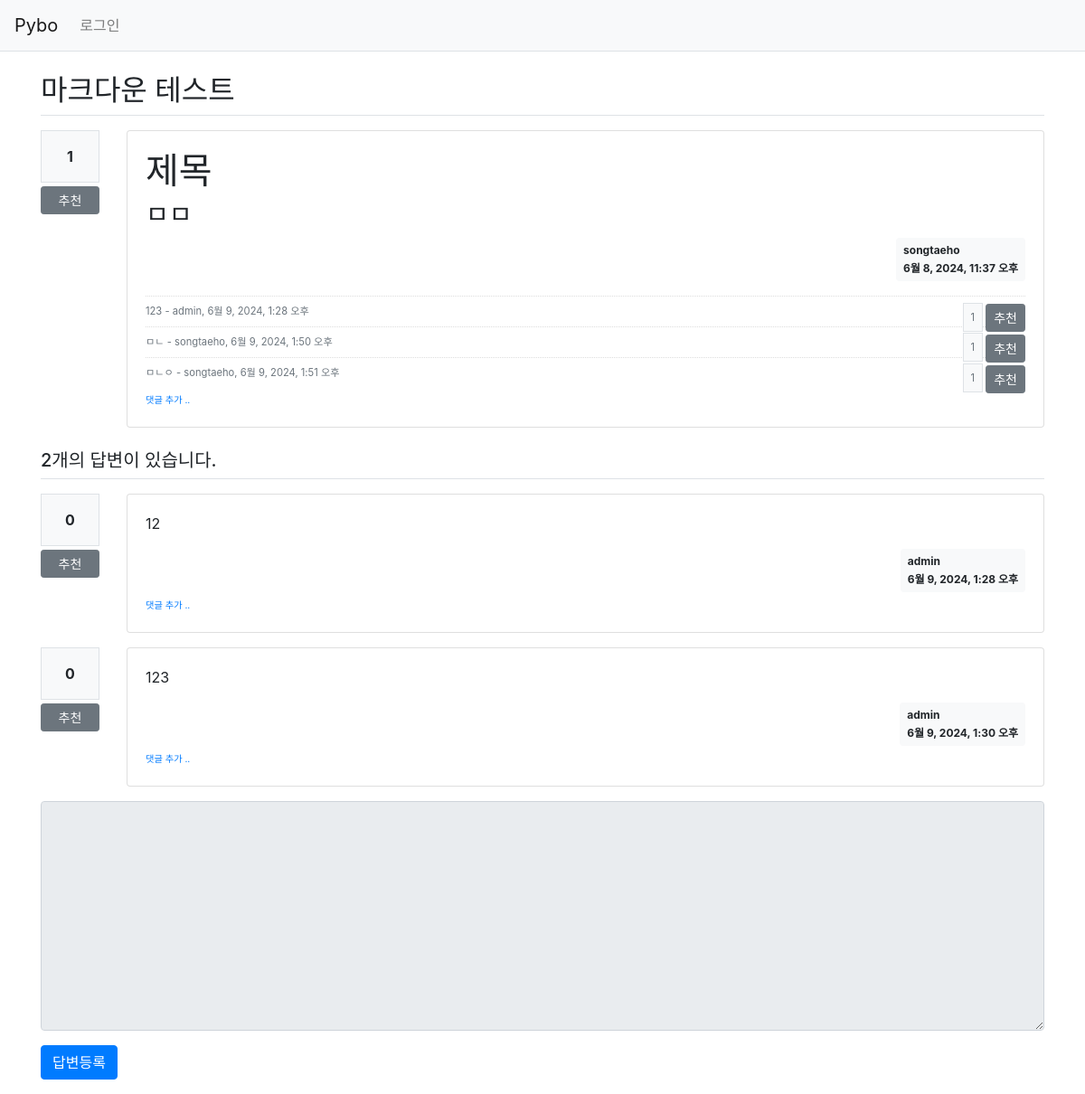
Screenshot of /pybo/17/ with the database file from the repository.
### pybo/models.py (models this page shows, shortened)
class Question(models.Model):
    author = models.ForeignKey(User, on_delete=models.CASCADE, related_name='author_question')
    subject = models.CharField(max_length=200)
    content = models.TextField()
    create_date = models.DateTimeField()
    modify_date = models.DateTimeField(null=True, blank=True)
    voter = models.ManyToManyField(User, related_name='voter_question')
    views = models.PositiveIntegerField(default=0)
    modify_count = models.IntegerField(default=0)

class Comment(models.Model):
    author = models.ForeignKey(User, on_delete=models.CASCADE, related_name='author_comment')
    content = models.TextField()
    create_date = models.DateTimeField()
    modify_date = models.DateTimeField(null=True, blank=True)
    question = models.ForeignKey(Question, null=True, blank=True, on_delete=models.CASCADE)
    answer = models.ForeignKey(Answer, null=True, blank=True, on_delete=models.CASCADE)
    voter = models.ManyToManyField(User, related_name='voter_comment')

class Answer(models.Model):
    author = models.ForeignKey(User, on_delete=models.CASCADE, related_name='author_answer')
    question = models.ForeignKey(Question, on_delete=models.CASCADE)
    content = models.TextField()
    create_date = models.DateTimeField()
    modify_date = models.DateTimeField(null=True, blank=True)
    voter = models.ManyToManyField(User, related_name='voter_answer')
    views = models.PositiveIntegerField(default=0)

### pybo/views/base_views.py (the view)
# urls.py: path('<int:question_id>/', base_views.detail, name='detail'),
def detail(request, question_id):
    question = get_object_or_404(Question, pk=question_id)
    question.views = F('views') + 1
    question.save(update_fields=['views'])
    context = {'question': question}
    return render(request, 'pybo/question_detail.html', context)

### pybo/templatetags/pybo_filter.py (called while the page is built)
@register.filter()
def mark(value):
    extensions = ["nl2br", "fenced_code"]
    return mark_safe(markdown.markdown(value, extensions=extensions))

### templates/pybo/question_detail.html (shortened to what this page needs)
{% extends 'base.html' %}
{% load pybo_filter %}
{% block content %}
<div class="container my-3">
    <h2 class="border-bottom py-2">{{ question.subject }}</h2>
    <div class="row my-3">
        <div class="col-1">
            <div class="bg-light text-center p-3 border font-weight-bolder mb-1">{{question.voter.count}}</div>
            <a href="#" data-uri="{% url 'pybo:vote_question' question.id  %}"
               class="recommend btn btn-sm btn-secondary btn-block my-1">추천</a>
        </div>
        <div class="col-11">
            <div class="card">
                <div class="card-body">
                    <div class="card-text">{{ question.content|mark }}</div>
                    <div class="d-flex justify-content-end">
                        <div class="badge badge-light p-2 text-left">
                            <div class="mb-2">{{ question.author.username }}</div>
                            <div>{{ question.create_date }}</div>
                        </div>
                    </div>
                    {% if question.comment_set.count > 0 %}
                    <div class="mt-3">
                        {% for comment in question.comment_set.all %}
                        <div class="comment py-2 text-muted">
                            <span style="white-space: pre-line;">{{ comment.content }}</span>
                            <span>
                                - {{ comment.author }}, {{ comment.create_date }}
                            </span>
                            <div class="float-right">
                                <span class="bg-light text-center p-2 border">{{ comment.voter.count }}</span>
                                <span href="#" data-uri="{% url 'pybo:vote_comment' comment.id  %}"
                                      class=" temp recommend btn btn-sm btn-secondary ">추천</span>
                            </div>
                        </div>
                        {% endfor %}
                    </div>
                    {% endif %}
                    <div>
                        <a href="{% url 'pybo:comment_create_question' question.id  %}"
                           class="small"><small>댓글 추가 ..</small></a>
                    </div>
                </div>
            </div>
        </div>
    </div>
    <h5 class="border-bottom my-3 py-2">{{question.answer_set.count}}개의 답변이 있습니다.</h5>
    {% for answer in question.answer_set.all %}
    <div class="row my-3">
        <div class="col-1">
            <div class="bg-light text-center p-3 border font-weight-bolder mb-1">{{answer.voter.count}}</div>
            <a href="#" data-uri="{% url 'pybo:vote_answer' answer.id  %}"
               class="recommend btn btn-sm btn-secondary btn-block my-1">추천</a>
        </div>
        <div class="col-11">
            <div class="card">
                <div class="card-body">
                    <div class="card-text">{{ answer.content|mark }}</div>
                    <div class="d-flex justify-content-end">
                        <div class="badge badge-light p-2 text-left">
                            <div class="mb-2">{{ answer.author.username }}</div>
                            <div>{{ answer.create_date }}</div>
                        </div>
                    </div>
                    <div>
                        <a href="{% url 'pybo:comment_create_answer' answer.id  %}"
                           class="small"><small>댓글 추가 ..</small></a>
                    </div>
                </div>
            </div>
        </div>
    </div>
    {% endfor %}
    <form action="{% url 'pybo:answer_create' question.id %}" method="post" class="my-3">
        <div class="form-group">
            <textarea {% if not user.is_authenticated %}disabled{% endif %}
                      name="content" id="content" class="form-control" rows="10"></textarea>
        </div>
        <input type="submit" value="답변등록" class="btn btn-primary">
    </form>
</div>
{% endblock %}

### static/style.css (style rules this page uses)
.comment { border-top:dotted 1px #ddd; font-size:0.7em; }

### rows the page displays
Question: subject "마크다운 테스트", voter.count "1", content|mark "제목 ㅁㅁ", author.username "songtaeho", create_date "6월 8, 2024, 11:37 오후", answer_set.count "2"
Comment: content "123", author "admin", create_date "6월 9, 2024, 1:28 오후", voter.count "1"
Comment: content "ㅁㄴ", author "songtaeho", create_date "6월 9, 2024, 1:50 오후", voter.count "1"
Comment: content "ㅁㄴㅇ", author "songtaeho", create_date "6월 9, 2024, 1:51 오후", voter.count "1"
Answer: voter.count "0", content|mark "12", author.username "admin", create_date "6월 9, 2024, 1:28 오후"
Answer: voter.count "0", content|mark "123", author.username "admin", create_date "6월 9, 2024, 1:30 오후"
